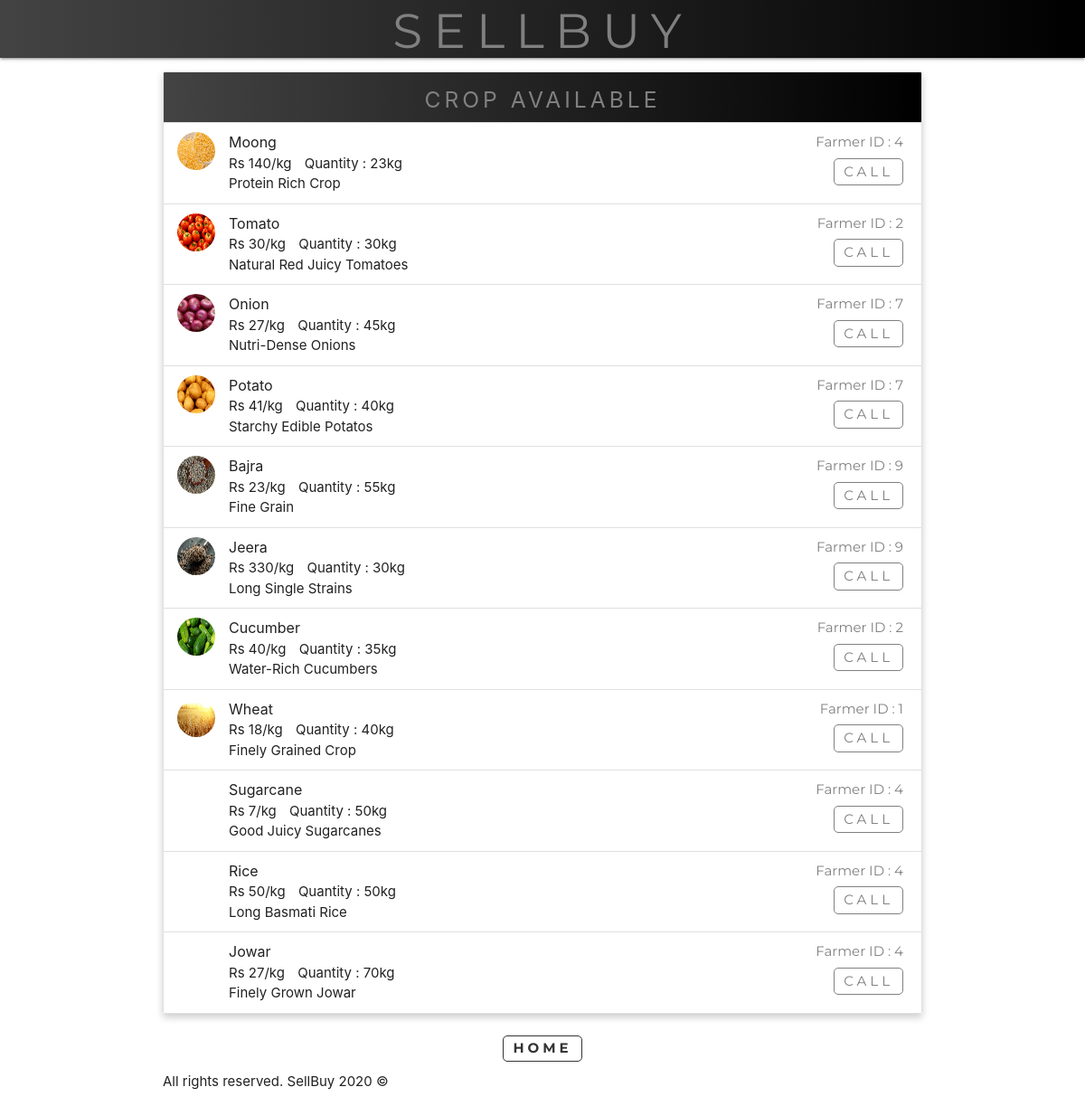
Screenshot of /farmer/seePost (signed in) with the database file from the repository.
### farmer/models.py (models this page shows, shortened)
class addCrop(models.Model):
    addCropName = models.CharField(max_length=100)
    addCropPrice = models.IntegerField()
    addCropImg = models.ImageField(upload_to='pictures/')
    addCropDescription = models.CharField(max_length=500)
    addCropQuantity = models.IntegerField()
    addFarmerID = models.IntegerField()

### farmer/views.py (the view)
# urls.py: path('seePost', views.seePost, name='seePost'),
def seePost(request):
    newCrop = addCrop.objects.all()
    return render(request,'posts.html',{
        'newCrop':newCrop
    })

### templates/posts.html (shortened to what this page needs)
{% load static %}
<!DOCTYPE html>
  <html>
    <head>
    <link rel="stylesheet" href="https://cdnjs.cloudflare.com/ajax/libs/materialize/1.0.0/css/materialize.min.css">
    </head>
    <body>
      <nav id="navStyle">
        <div class="nav-wrapper">
            <a href="/"><h2 id="navh2">SellBuy</h2></a>
        </div>
    </nav>
      <div class="container" id='pushDown'>
    <ul class="collection with-header" id='postList'>
      <li class='collection-header' id='header'>
        <h5>Crop Available</h5>
      </li>
      {% for crop in newCrop %}
      <li class="collection-item avatar">
        <img src="{{crop.addCropImg.url}}" alt="Crop-Image" class='circle materialboxed'>
        <div>
        <span class="title">{{crop.addCropName}}</span>
        {% if user.is_authenticated %}
          <span id='farmerID' class='right'>Farmer ID : {{crop.addFarmerID}}</span>
        {% endif %}
        </div>
        <p>
          <div>
            Rs {{crop.addCropPrice}}/kg
            <span class="gapper">Quantity : {{crop.addCropQuantity}}kg</span>
            <a class="right" id="contact" href='tel:011-24301812'>Call</a>
          </div>
          {{crop.addCropDescription}} <br>
        </p>
      </li>
      {% endfor %}
    </ul>
  </div>
  <div class="container center-align" id='pushDownBtn'>
    <a href='/' class='container dark'>Home</a>
  </div>
  <footer class='container'>
        <p>
          All rights reserved. SellBuy 2020 &copy;
        </p>
      </footer>
    </body>
  </html>

### templates/posts.html (style rules this page uses)
a { text-decoration: none; }
#navStyle { background-image: linear-gradient(to right, #434343 0%, black 100%); text-align: center; }
#navStyle a { color : grey; }
#navh2 { font-family: 'Montserrat', sans-serif; letter-spacing: 12px; margin: 0 auto 0 auto; padding-top: 5px !important; text-transform: uppercase; }
#header { text-align: center; margin: 0 auto 0 auto; text-transform: uppercase; letter-spacing: 4px; background-image: linear-gradient(to right, #434343 0%, black 100%); color:grey; padding: 1px; }
#pushDown { margin-top:15px; box-shadow: 0 4px 8px 0 rgba(0,0,0,0.2); }
#farmerID { color: grey; font-family: 'Montserrat', Arial, Helvetica, sans-serif; }
.gapper { padding-left: 10px; }
#pushDownBtn { padding-top: 12px; }
.dark { border: 1.5px #333 solid; border-radius: 5px; text-decoration: none; color:#333; padding: 3px 10px 5px 10px; text-transform: uppercase; font-family: 'Montserrat',Arial, Helvetica, sans-serif; letter-spacing: 4px; font-weight: bold; }
#contact { border: 1.5px grey solid; text-decoration: none; color: grey; letter-spacing: 4px; text-transform: uppercase; padding: 3px 10px 3px 10px; font-family: 'Montserrat', Arial, Helvetica, sans-serif; border-radius: 5px; margin-top: 5px; }

### rows the page displays
addCrop: addCropImg (picture), addCropName "Wheat", addFarmerID "1", addCropPrice "18", addCropQuantity "40", addCropDescription "Finely Grained Crop"
addCrop: addCropImg (picture), addCropName "Rice", addFarmerID "4", addCropPrice "50", addCropQuantity "50", addCropDescription "Long Basmati Rice"
addCrop: addCropImg (picture), addCropName "Jowar", addFarmerID "4", addCropPrice "27", addCropQuantity "70", addCropDescription "Finely Grown Jowar"
addCrop: addCropImg (picture), addCropName "Moong", addFarmerID "4", addCropPrice "140", addCropQuantity "23", addCropDescription "Protein Rich Crop"
addCrop: addCropImg (picture), addCropName "Tomato", addFarmerID "2", addCropPrice "30", addCropQuantity "30", addCropDescription "Natural Red Juicy Tomatoes"
addCrop: addCropImg (picture), addCropName "Onion", addFarmerID "7", addCropPrice "27", addCropQuantity "45", addCropDescription "Nutri-Dense Onions"
addCrop: addCropImg (picture), addCropName "Potato", addFarmerID "7", addCropPrice "41", addCropQuantity "40", addCropDescription "Starchy Edible Potatos"
addCrop: addCropImg (picture), addCropName "Bajra", addFarmerID "9", addCropPrice "23", addCropQuantity "55", addCropDescription "Fine Grain"
addCrop: addCropImg (picture), addCropName "Jeera", addFarmerID "9", addCropPrice "330", addCropQuantity "30", addCropDescription "Long Single Strains"
addCrop: addCropImg (picture), addCropName "Cucumber", addFarmerID "2", addCropPrice "40", addCropQuantity "35", addCropDescription "Water-Rich Cucumbers"
addCrop: addCropImg (picture), addCropName "Sugarcane", addFarmerID "4", addCropPrice "7", addCropQuantity "50", addCropDescription "Good Juicy Sugarcanes"
